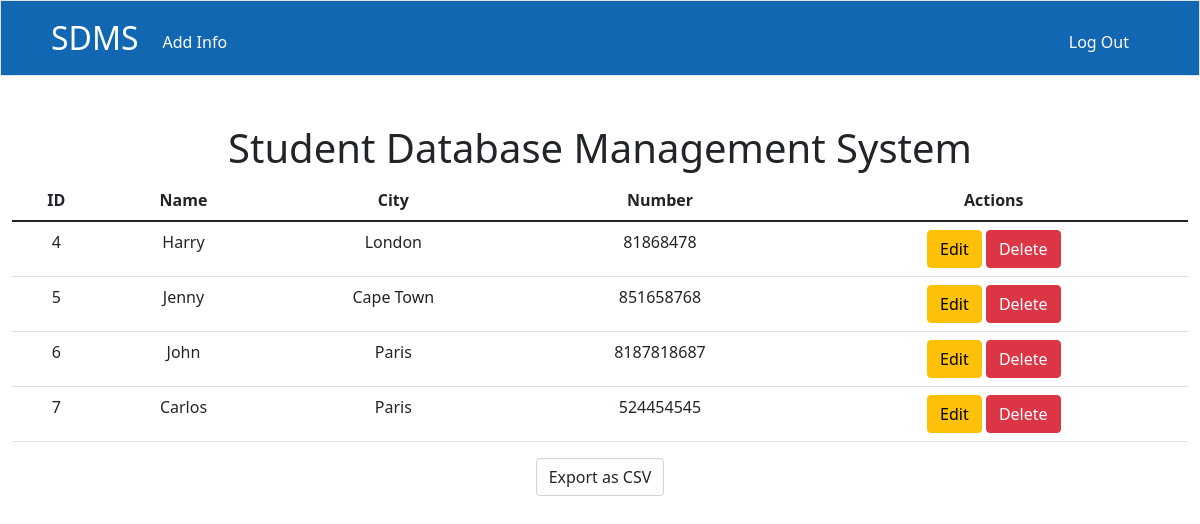
/ (signed in), run on the app's committed database.
### tables this page shows
CREATE TABLE 'contacts' ('id' INTEGER PRIMARY KEY AUTOINCREMENT NOT NULL, 'user_id' INTEGER, 'name' TEXT, 'city' TEXT, 'number' INTEGER);

### app.py (the view)
@app.route("/")
@login_required
def index():
    user_id = session["user_id"]
    student_db = db.execute(
        "SELECT * FROM contacts WHERE user_id = ?",
        user_id,
    )
    return render_template("index.html", database=student_db)

### app.py (called while the page is built)
@app.after_request
def after_request(response):
    response.headers["Cache-Control"] = "no-cache, no-store, must-revalidate"
    response.headers["Expires"] = 0
    response.headers["Pragma"] = "no-cache"
    return response

### helpers.py (called while the page is built)
def login_required(f):
    @wraps(f)
    def decorated_function(*args, **kwargs):
        if session.get("user_id") is None:
            return redirect("/login")
        return f(*args, **kwargs)
    return decorated_function

### templates/index.html (shortened to what this page needs)
{% extends "layout.html" %}
{% block main %}
    <h1>Student Database Management System</h1>
    <table class="table">
        <thead>
            <tr>
                <th scope="col">ID</th>
                <th scope="col">Name</th>
                <th scope="col">City</th>
                <th scope="col">Number</th>
                <th scope="col">Actions</th>
            </tr>
        </thead>
        <tbody>
            {% for row in database %}
                <tr>
                    <td>{{ row["id"] }}</td>
                    <td>{{ row["name"] }}</td>
                    <td>{{ row["city"] }}</td>
                    <td>{{ row["number"] }}</td>
                    <td>
                        <form action="/edit" method="post" style="display: inline;">
                            <input class="btn btn-warning" type="submit" value="Edit">
                        </form>
                        <form action="/delete" method="post" style="display: inline;">
                            <input class="btn btn-danger" type="submit" value="Delete" onclick="return confirm('Are you sure you want to delete this record?');">
                        </form>
                    </td>
                </tr>
            {% endfor %}
        </tbody>
    </table>
    <form action="/export" method="post">
        <input class="form-control mx-auto w-auto" type="submit" value="Export as CSV" onclick="setExportUserId()">
    </form>
{% endblock %}

### data on the page
contacts: id "4", name "Harry", city "London", number "81868478"
contacts: id "5", name "Jenny", city "Cape Town", number "851658768"
contacts: id "6", name "John", city "Paris", number "8187818687"
contacts: id "7", name "Carlos", city "Paris", number "524454545"
